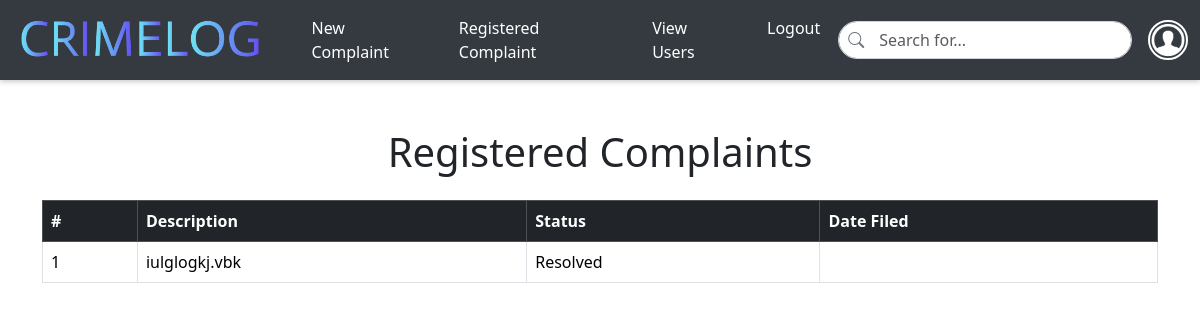
Before: /complainthistory/ (signed in) with the older database file.
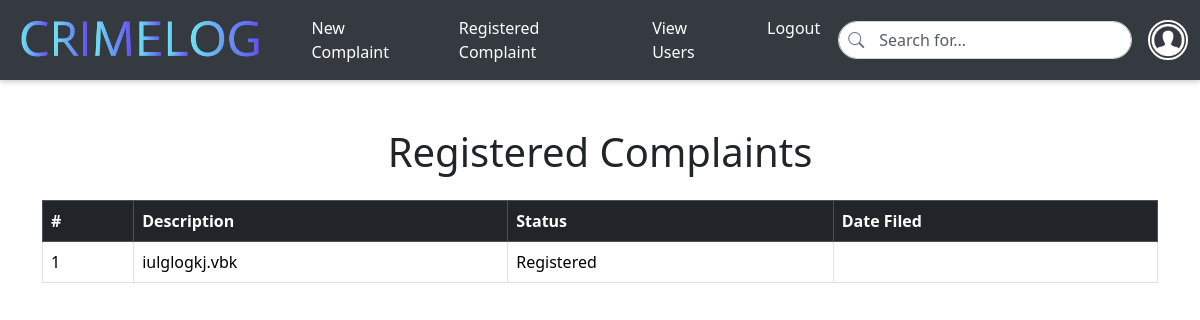
After: the same page with the newer database file.
### app/models.py (models this page shows, shortened)
class Complaint(models.Model):
    user = models.ForeignKey(User, on_delete=models.CASCADE)
    police = models.ForeignKey(Police, on_delete=models.CASCADE)
    subject = models.CharField(max_length=255)
    description = models.TextField()
    status = models.CharField(max_length=50, choices=[('Pending', 'Pending'), ('Registered', 'Registered'), ('Resolved', 'Resolved')], default='Pending')
    created_at = models.DateTimeField(auto_now_add=True)
    registered_at = models.DateTimeField(null=True, blank=True)  # Optional

### app/views.py (the view)
# urls.py: path("complainthistory/", views.registered_complaints, name="complainthistory"),
def registered_complaints(req):
    if 'police' in req.session:
        police = get_police(req)
        complaints = Complaint.objects.filter(police=police)
    elif 'user' in req.session:
        user = get_user(req)
        complaints = Complaint.objects.filter(user=user)
    else:
        return redirect(login)
    return render(req, 'police/complaint_history.html', {'complaints': complaints})

### app/views.py (called while the page is built)
def get_police(req):
    data=Police.objects.get(Email=req.session['police'])
    return data

### templates/police/complaint_history.html (shortened to what this page needs)
<!DOCTYPE html>
<html lang="en">
<head>
    <link href="https://cdn.jsdelivr.net/npm/bootstrap@5.3.3/dist/css/bootstrap.min.css" rel="stylesheet">
    <link href="https://cdn.jsdelivr.net/npm/bootstrap-icons/font/bootstrap-icons.css" rel="stylesheet">
</head>
<body>
    <nav id="nav" class="navbar navbar-expand-lg navbar-dark sticky-top">
        <div class="container-fluid">
            <a class="navbar-brand" href="../policehome">
                <img id="logo" src="../static/images/logo.png" alt="Logo">
            </a>
            <div class="collapse navbar-collapse" id="mynavbar">
                <ul class="navbar-nav me-auto">
                    <li class="nav-item">
                        <a class="nav-link" href="../view_complaints">New Complaint</a>
                    </li>
                    <li class="nav-item">
                        <a class="nav-link" href="../history">Registered Complaint</a>
                    </li>
                    <li class="nav-item">
                        <a class="nav-link" href="../viewuser">View Users</a>
                    </li>
                    <li class="nav-item">
                        <a class="nav-link" href="../logout">Logout</a>
                    </li>
                </ul>
                <div class="search-bar">
                    <span class="search-icon"><i class="bi bi-search"></i></span>
                    <form method="post" action="{% url 'usersearch' %}">
                        <input class="form-control" type="text" name="query" placeholder="Search for...">
                    </form>
                </div>
                <div class="dropdown ms-3">
                    <button class="btn btn-link dropdown p-0 border-0" type="button" id="profileDropdown" data-bs-toggle="dropdown" aria-expanded="false">
                        <img src="static/images/profile.png" alt="Profile" class="profile-img">
                    </button>
                </div>
            </div>
        </div>
    </nav>
    <div class="container mt-5">
        <h1 class="text-center mb-4">Registered Complaints</h1>
        <table class="table table-bordered table-hover">
            <thead class="table-dark">
                <tr>
                    <th>#</th>
                    <th>Description</th>
                    <th>Status</th>
                    <th>Date Filed</th>
                </tr>
            </thead>
            <tbody>
                {% for complaint in complaints %}
                <tr>
                    <td>{{ complaint.id }}</td>
                    <td>{{ complaint.description }}</td>
                    <td>{{ complaint.status }}</td>
                    <td>{{ complaint.date_filed|date:"M d, Y H:i" }}</td>
                </tr>
                {% empty %}
                <tr>
                    <td colspan="4" class="text-center">No complaints registered.</td>
                </tr>
                {% endfor %}
            </tbody>
        </table>
    </div>
</body>
</html>

Changed rows visible on the page:
changed Complaint "iulglogkj.vbk": status "Resolved" → "Registered"
